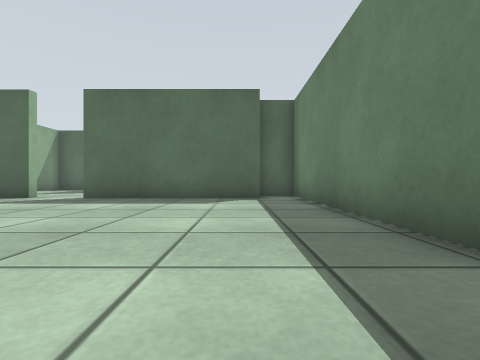
View 1 (above)

24 first-person views from a walk through a robot-simulator world made for Gazebo. The camera is 0.5 m above the floor, looks level and sees 85° across. The floor is counted in squares, 1 m on a side. Each view is taken from the middle of a square. On the plan, view 1 faces up. The plan holds only what a view shows up to about 9 squares ahead; the rest is blank. The place goes on beyond the plan.

View 2
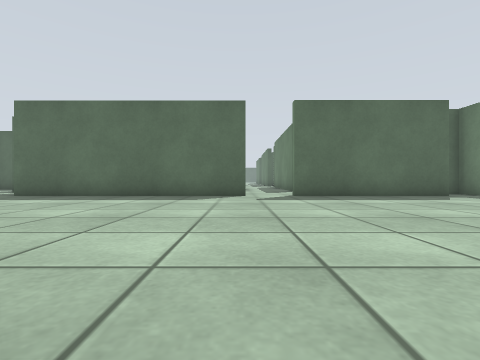

View 3
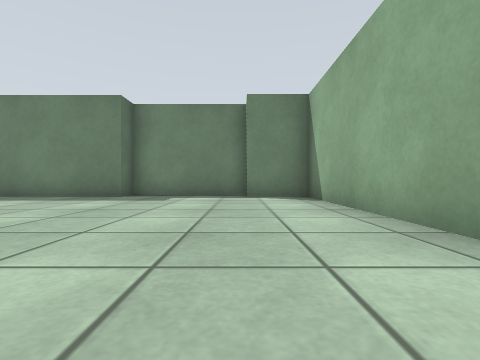

View 4
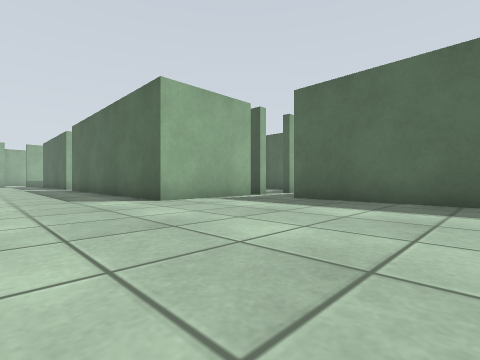

View 5
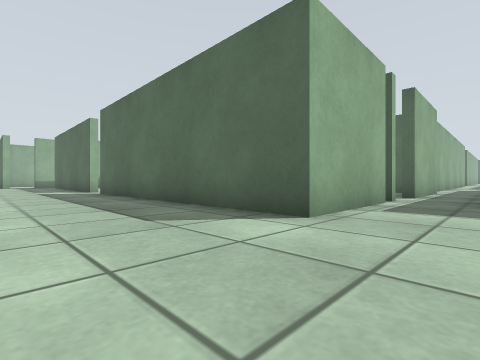

View 6
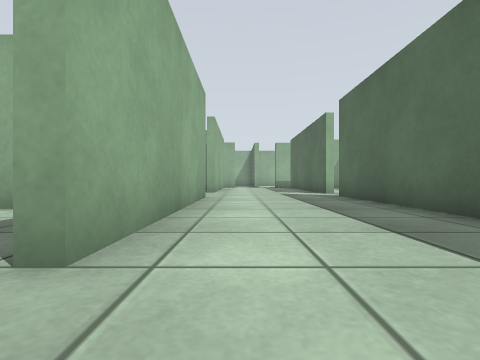

View 7
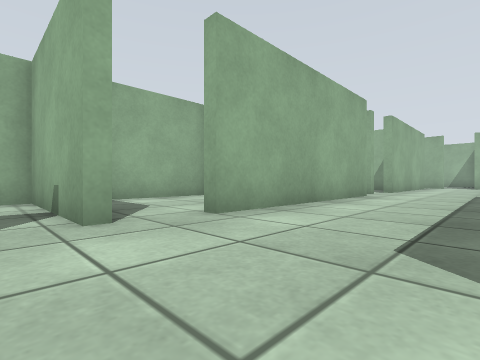

View 8
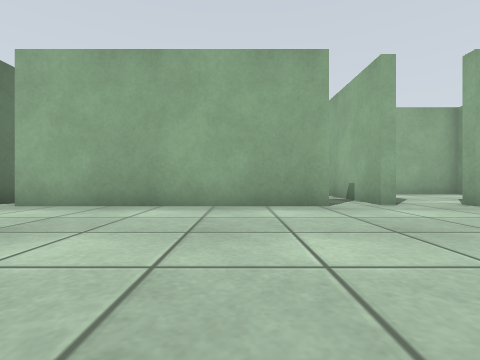

View 9
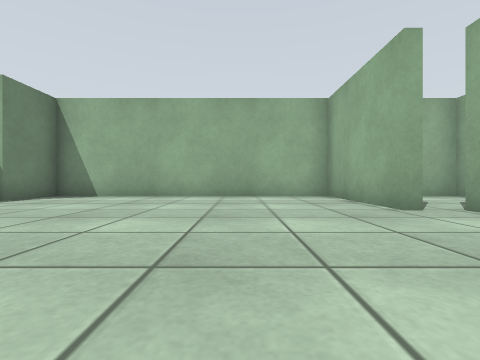

View 10
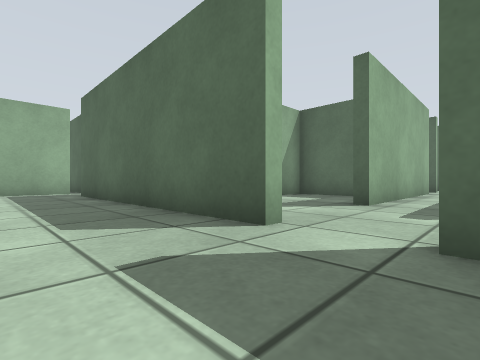

View 11
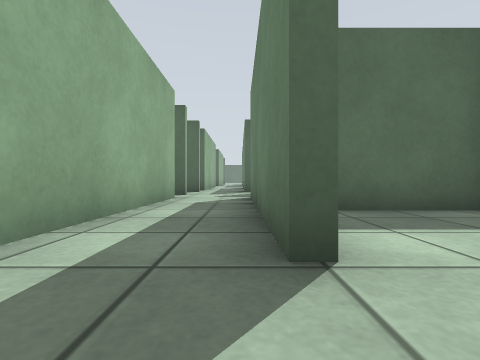

View 12
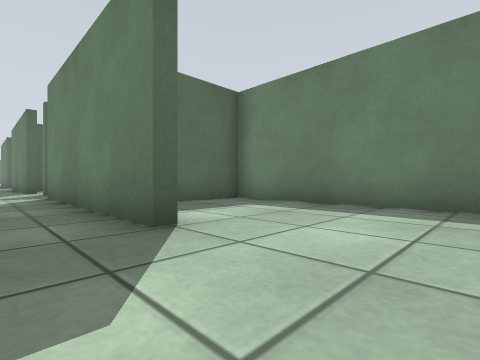

View 13
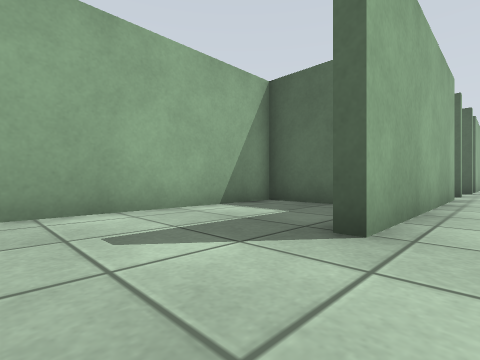

View 14
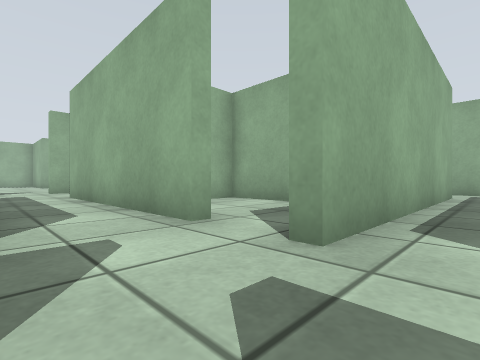

View 15
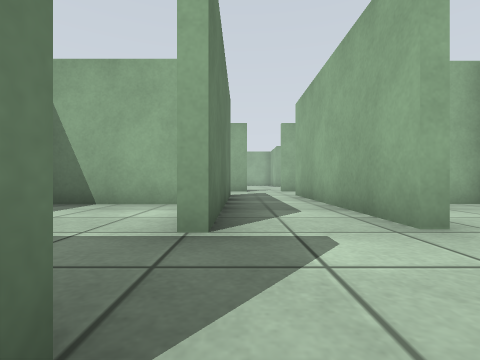

View 16
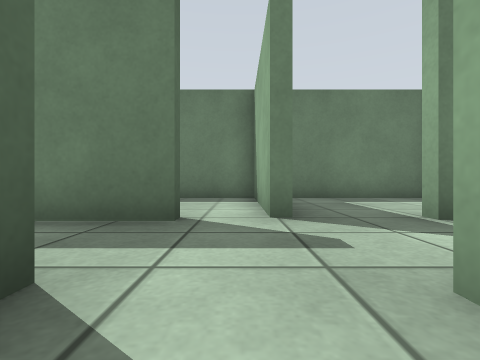

View 17
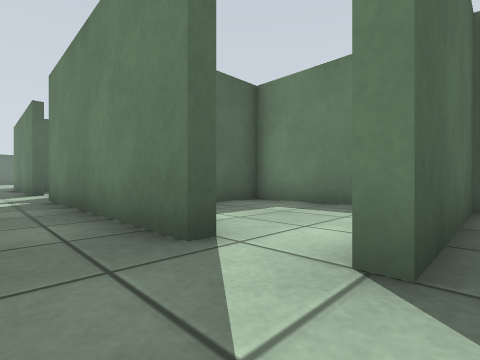

View 18
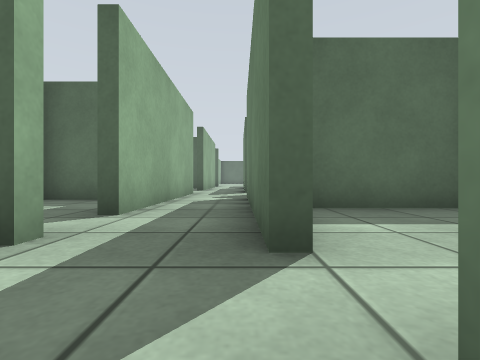

View 19
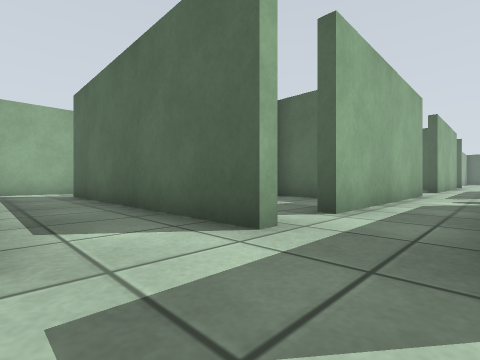

View 20
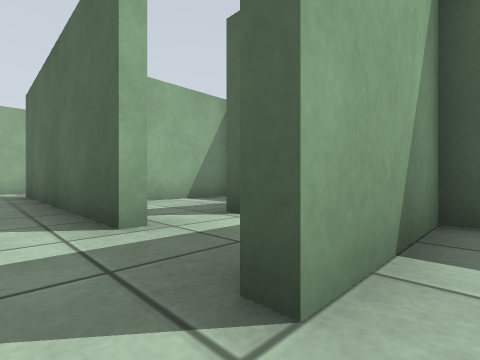

View 21
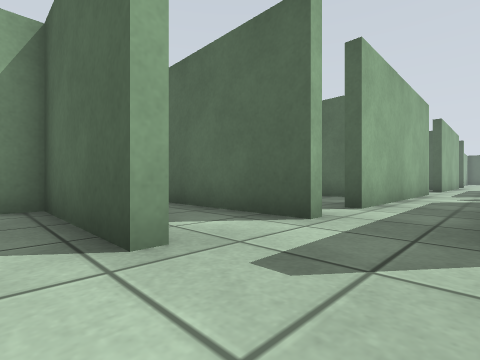

View 22
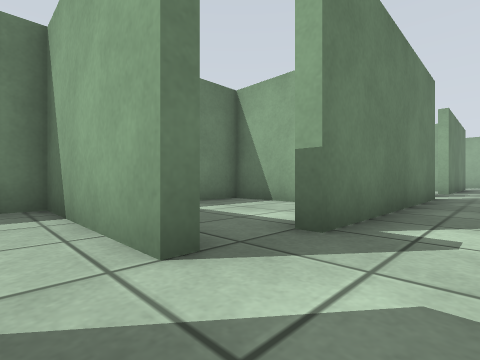

View 23
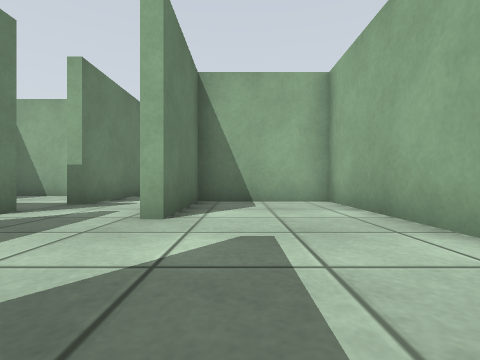

View 24
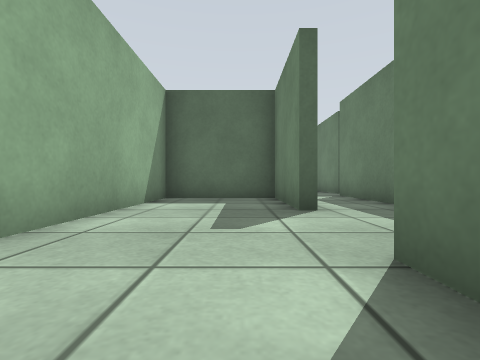

### Floor plan
Points are (right, up) in squares from view 1. A wall is a line through its corners. A room is listed if a view was taken in it or the views show most of it. See-through windows are left out.
Room 1 (views 1, 2, 3, 4, 5, 6, 7, 8, 9, 10)
walls: (-6.7, -0.2) (-6.7, -4) (1.7, -4) (1.7, -2.5); (-5.8, 7.6) (-5.8, 7.2) (-13.1, 7.2); (-13.8, 0) (-7.6, 0); (-15.5, 4.1) (-23.2, 4.1); (-14.8, 6.4) (-14.8, 4.5); (0.6, 7.2) (-4.4, 7.2); (2.6, -1.5) (2.6, 1.5) (1.7, 1.5) (1.7, 8.2) (0.6, 8.2); (-22.6, 0) (-16.5, 0) (-16.5, -0.4)
ways out: opening at (-5, 7) to room 2; opening at (-16, -1) to room 8; opening at (-24, 4); opening at (-14, -1); opening at (-14, 7.5); opening at (3, -2)
Room 2 (views 11, 12, 13)
walls: (-3.8, 10.5) (-3.8, 16.5); (-7.1, 13.3) (-9.1, 13.3) (-9.1, 8.1); (0.2, 8.1) (0.2, 13.3) (-2.4, 13.3); (-5.8, 16.5) (-5.8, 10.4) (-6.2, 10.4)
ways out: opening at (-5, 7) to room 1; opening at (-5, 16) to room 5
Room 3 (views 14, 15, 16, 17, 18, 19)
walls: (-5.6, 20) (-12.9, 20); (-13.1, 18) (-5.8, 18); (-3.5, 19.8) (-3.8, 19.8); (-14.8, 19.9) (-14.8, 17.9)
ways out: opening at (-4, 19) to room 4; opening at (-4.5, 18) to room 5; opening at (-5, 20) to room 7; opening at (-14, 18); opening at (-13.5, 20)
Room 4 (view 20)
walls: (-3.5, 18.6) (0.2, 18.6) (0.2, 22.6) (-3.5, 22.6) (-3.5, 19.8)
ways out: opening at (-4, 19) to room 3
Room 5 (view 21)
walls: (-2.8, 13.6) (-0.1, 13.6); (0.2, 13.9) (0.2, 18.3) (-3.5, 18.3)
ways out: opening at (-5, 16) to room 2; opening at (-4.5, 18) to room 3; opening at (-6, 17) to room 10
Room 6 (views 22, 23, 24)
walls: (-5.6, 30.3) (-6, 30.3) (-6, 33.3) (-9.1, 33.3) (-9.1, 24.9) (-6, 24.9) (-6, 27.7) (-5.8, 27.7) (-5.8, 26.4); (-3.6, 27.2) (0.2, 27.2) (0.2, 27.9); (-3.8, 31.4) (-3.8, 33.5)
ways out: opening at (-4.5, 27) to room 7; opening at (-5, 33)
Room 7 (no view inside)
walls: (-1.8, 22.9) (0.2, 22.9) (0.2, 24.2); (-5.8, 26.4) (-5.8, 21.7); (-3.8, 19.8) (-3.8, 24.5)
ways out: opening at (-5, 20) to room 3; opening at (-4.5, 27) to room 6; opening at (-6, 21) to room 9
Room 8 (no view inside)
walls: (-19.5, -2.9) (-19.5, -4) (-16.4, -4)
ways out: opening at (-16, -1) to room 1
Room 9 (no view inside)
walls: (-5.8, 21.7) (-6.1, 21.7); (-7.2, 24.6) (-9.1, 24.6) (-9.1, 21.9)
ways out: opening at (-6, 21) to room 7
Room 10 (no view inside)
walls: (-6.2, 16.5) (-5.8, 16.5); (-5.8, 17.7) (-9.1, 17.7) (-9.1, 17.1); (-9.1, 15.5) (-9.1, 13.6)
ways out: opening at (-6, 17) to room 5

Where each view was taken, in squares from view 1:
view 1: 0 up, 0 right, facing up
view 2: 1 down, 6 left, facing up
view 3: 2 down, 6 left, facing right
view 4: 1 up, 9 left, facing up-left
view 5: 1 up, 13 left, facing up-left
view 6: 1 up, 15 left, facing left
view 7: 3 up, 14 left, facing down-left
view 8: 5 up, 12 left, facing down
view 9: 4 up, 4 left, facing down
view 10: 5 up, 4 left, facing up-left
view 11: 9 up, 4 left, facing up
view 12: 8 up, 5 left, facing up-right
view 13: 8 up, 5 left, facing up-left
view 14: 19 up, 4 left, facing down-left
view 15: 19 up, 4 left, facing down
view 16: 19 up, 7 left, facing right
view 17: 18 up, 5 left, facing up-right
view 18: 18 up, 4 left, facing up
view 19: 18 up, 4 left, facing up-left
view 20: 19 up, 3 left, facing up-left
view 21: 17 up, 4 left, facing up-left
view 22: 28 up, 5 left, facing down-right
view 23: 31 up, 7 left, facing down
view 24: 26 up, 7 left, facing up
